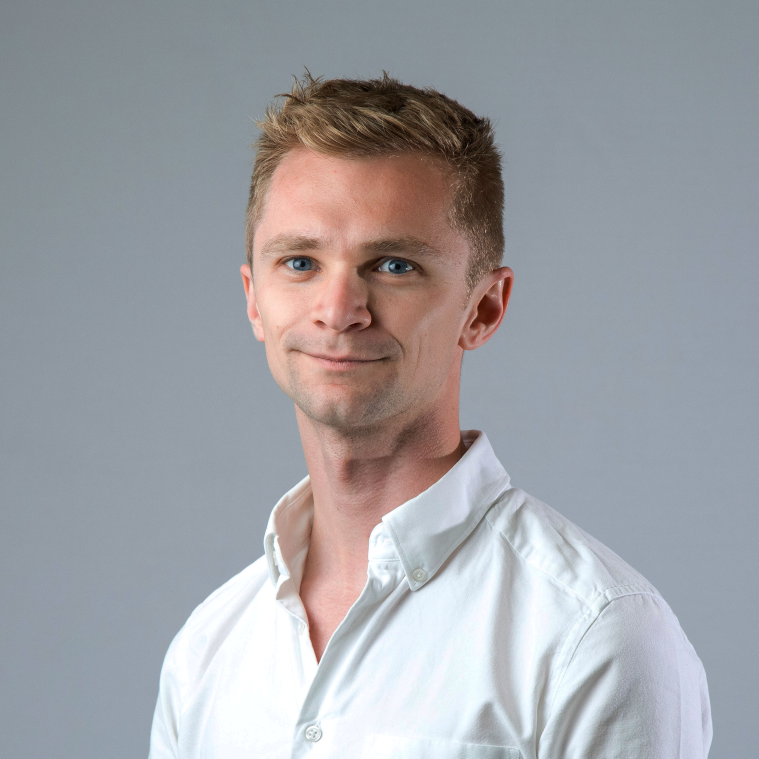
#> input picture assets/images/20190515-GRL_1212-high-res.JPG, 3033 x 3033 px, given in place of hero-bg.jpg, which was not available (shown at 1/4 size)
$ python make_gif.py
#> lines starting #> are read from the running program, lines starting #| are printed output that depends on the picture; after the words box and inside, x2 and y2 are one past the last pixel; in counts of white or black regions, pixels touching at a corner belong together; pictures that were not available may be replaced by others from this repository, and a replacement may not be noted
"""
Generate exposure-zap.gif from hero-bg.jpg.
Topographic contour lines pulse in a different colour each time.
Each full closed contour loop lights up simultaneously.
"""

import numpy as np
from PIL import Image
from scipy.ndimage import label, gaussian_filter, binary_dilation

SIZE     = 650
SRC_PATH = "/Users/arussell/Documents/personal/lab-website/assets/images/hero-bg.jpg"
OUT_PATH = "/Users/arussell/Documents/personal/lab-website/assets/images/exposure-zap.gif"

# ── 1. Load + resize ──────────────────────────────────────────────────────────
src   = Image.open(SRC_PATH)
#> src is the input picture: PIL image 3033x3033 RGB; mean R, G, B 160, 160.7, 165.2
small = src.resize((SIZE, SIZE), Image.LANCZOS)
arr   = np.array(small).astype(float)

# Slight darkening so the teal glow pops
base = np.clip(arr * 0.80, 0, 255).astype(np.uint8)
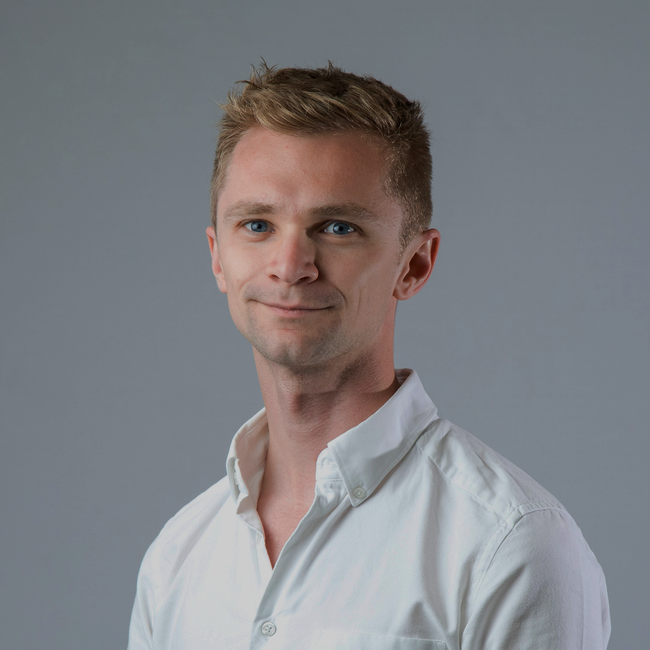
#> base: shape (650, 650, 3); mean R, G, B 127.6, 128.2, 131.8
base_img = Image.fromarray(base)

# ── 2. Detect contour lines via local contrast ────────────────────────────────
gray     = 0.299*arr[:,:,0] + 0.587*arr[:,:,1] + 0.114*arr[:,:,2]
blurred  = gaussian_filter(gray, sigma=5)
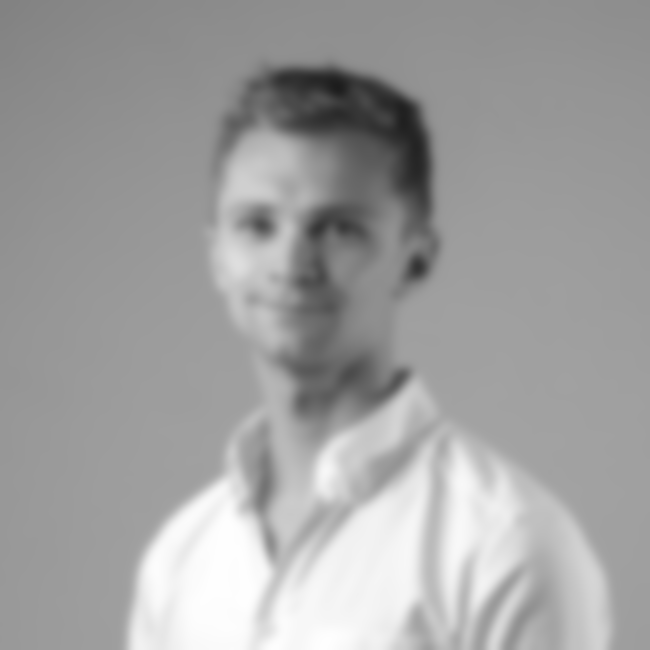
#> blurred: shape (650, 650) float64; min 28.91, max 254.9, mean 161
contrast = blurred - gray      # positive where pixel is darker than surroundings
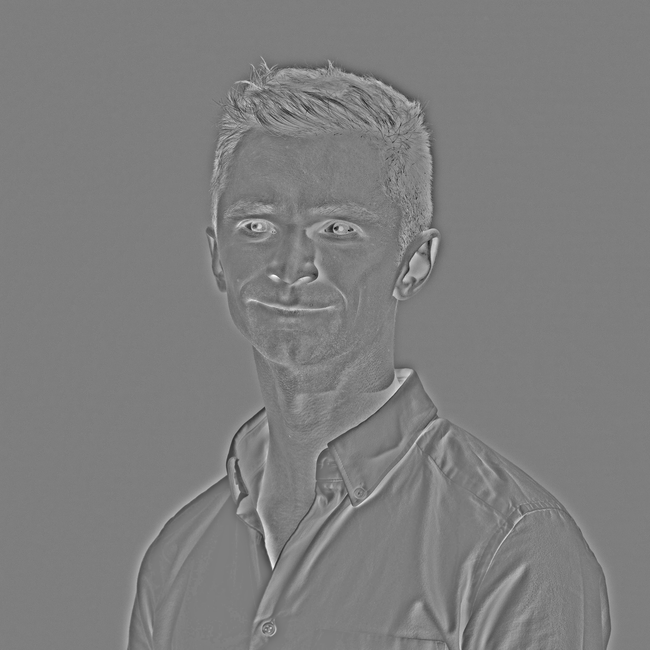
#> contrast: shape (650, 650) float64; min -112.4, max 114.3, mean 0; drawn with min black and max white

line_mask = contrast > 15      # threshold that gives exactly the 62 loops
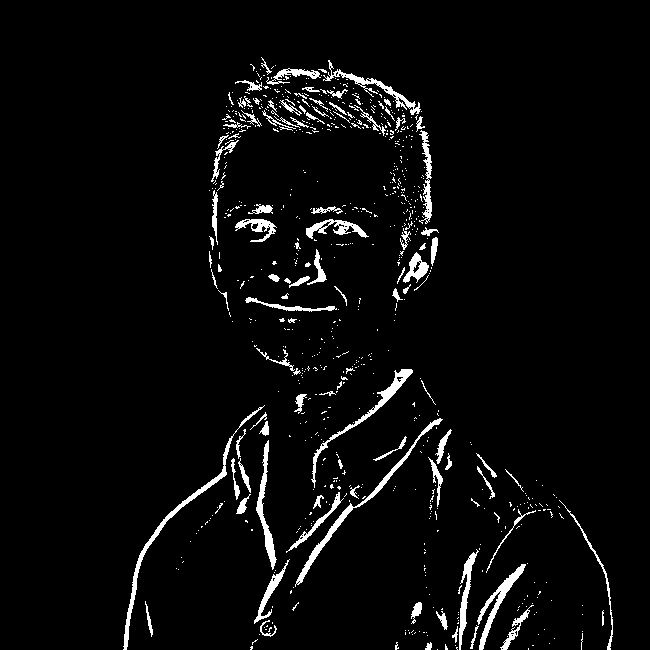
#> line_mask: shape (650, 650) bool; 4% white; 754 white regions (650 under 20 px), largest, box (x1, y1, x2, y2) and area: (123, 405, 265, 650) 1162, (295, 418, 443, 587) 1011, (311, 369, 413, 488) 814
labeled, _  = label(line_mask)
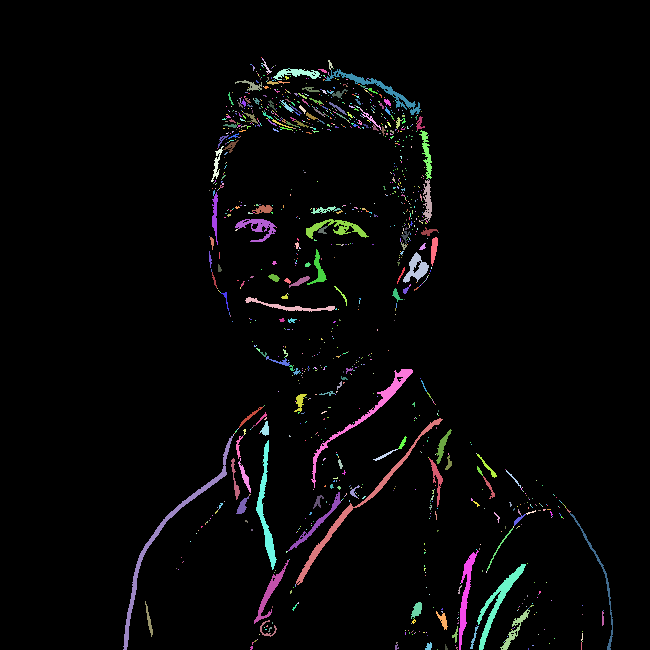
#> labeled: shape (650, 650) int32; 1289 distinct labels, from 0 to 1288; one colour per label, 0 black
sizes       = np.bincount(labeled.ravel())
#> sizes = 1289 values, max 405659 at index 0, min 1 at index 1, mean 327.8

# Top N contours by size, spread around the image for visual variety
# (pre-selected from analysis: 7 largest by pixel count)
N = 7
all_comps  = sorted(range(1, len(sizes)), key=lambda i: sizes[i], reverse=True)
#> all_comps = 1288 values, max 1288 at index 1287, min 1 at index 553, mean 644.5
top_idx    = all_comps[:N]
#> top_idx = [973, 946, 883, 1176, 979, 21, 1167]
contours   = [labeled == i for i in top_idx]
#> contours = 7 items
print("Contour sizes:", [int(sizes[i]) for i in top_idx])
#| Contour sizes: [1074, 1008, 812, 758, 686, 582, 549]

# ── 3. Build global palette (background + 7 per-colour ramps) ────────────────
GLOW_START   = 200
SHADES       = 8   # shades per colour
# Peak RGB for each of the 7 contours
PEAK_COLOURS = [
    (  0, 255, 240),   # 0 teal
    (255,  80,  70),   # 1 coral
    (255, 210,  30),   # 2 gold
    ( 50, 255, 140),   # 3 mint green
    (180,  90, 255),   # 4 violet
    (255, 150,  30),   # 5 orange
    (255,  60, 180),   # 6 hot pink
]

base_q  = base_img.quantize(colors=200, method=Image.Quantize.MEDIANCUT)
raw_pal = list(base_q.getpalette())
#> raw_pal = 600 values, max 204 at index 0, min 13 at index 599, mean 131.6
pal_data = raw_pal + [0] * (768 - len(raw_pal))   # pad to 256 entries
#> pal_data = 768 values, max 204 at index 0, min 0 at index 600, mean 102.8

# Fill slots 200-255: 7 colours × 8 shades = 56 entries
for ci, (pr, pg, pb) in enumerate(PEAK_COLOURS):
    for si in range(SHADES):
        t   = (si + 1) / SHADES          # 0.125 → 1.0
        idx = GLOW_START + ci * SHADES + si
        pal_data[idx * 3 + 0] = int(pr * t)
        pal_data[idx * 3 + 1] = int(pg * t)
        pal_data[idx * 3 + 2] = int(pb * t)
#> after the loop, pal_data = 768 values, max 255 at index 622, min 0 at index 600, mean 122

palette_img = Image.new("P", (1, 1))
palette_img.putpalette(pal_data)

def quantise(rgb_arr):
    return Image.fromarray(rgb_arr.astype(np.uint8)).quantize(
        palette=palette_img, dither=0
    )

# ── 4. Frame builder ──────────────────────────────────────────────────────────
def glow_color(colour_idx, intensity):
    shade = int(intensity * (SHADES - 1))          # 0 → SHADES-1
    idx   = GLOW_START + colour_idx * SHADES + shade
    return np.array(pal_data[idx*3 : idx*3+3], dtype=np.uint8)

def outer_glow_color(colour_idx, intensity):
    return glow_color(colour_idx, intensity * 0.35)

def make_frame(contour_mask=None, colour_idx=0, intensity=0.0):
    out = base.copy()
    if contour_mask is not None and intensity > 0.0:
        dilated = binary_dilation(contour_mask, iterations=2)
        outer   = dilated & ~contour_mask
        out[contour_mask] = glow_color(colour_idx, intensity)
        out[outer]        = outer_glow_color(colour_idx, intensity)
    return out

# ── 5. Build frame list ───────────────────────────────────────────────────────
FADE_IN  = 3
HOLD     = 2
FADE_OUT = 3
PAUSE    = 7    # dark frames between contours (last one held at 990 ms)
INTRO    = 3    # initial dark frames

frames    = []
durations = []
dark_arr  = make_frame()

def add(arr, ms=140):
    frames.append(quantise(arr))
    durations.append(ms)

for _ in range(INTRO):
    add(dark_arr)

for ci, contour_mask in enumerate(contours):
    for i in range(FADE_IN):
        t = (i + 1) / (FADE_IN + 1)
        add(make_frame(contour_mask, ci, t))

    for _ in range(HOLD):
        add(make_frame(contour_mask, ci, 1.0))

    for i in range(FADE_OUT):
        t = 1.0 - (i + 1) / (FADE_OUT + 1)
        add(make_frame(contour_mask, ci, t))

    for j in range(PAUSE):
        ms = 990 if j == PAUSE - 1 else 140
        add(dark_arr, ms)
#> this loop made 7 passes
#> pass 1, in make_frame (call 2), `outer   = dilated & ~contour_mask`:
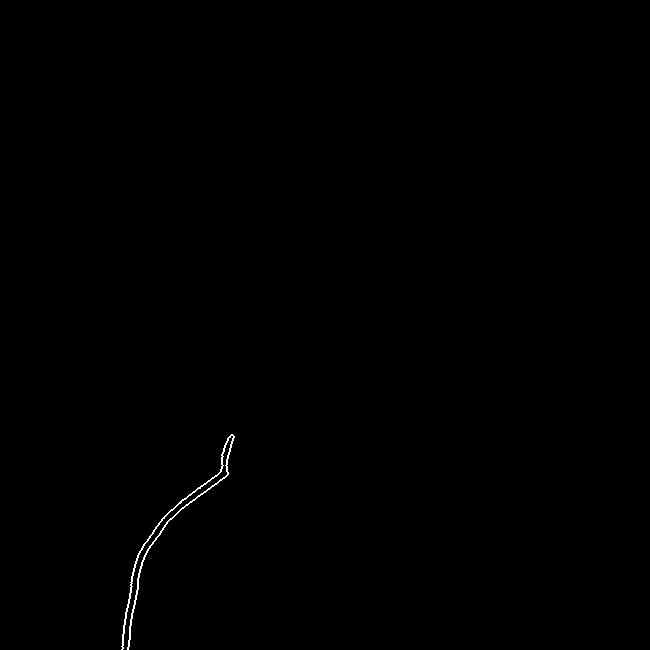
#> outer: shape (650, 650) bool; 0.22% white in thin lines or dots, all inside (x1, y1, x2, y2) = (121, 434, 235, 650)
#> pass 2, in make_frame (call 10), `outer   = dilated & ~contour_mask`:
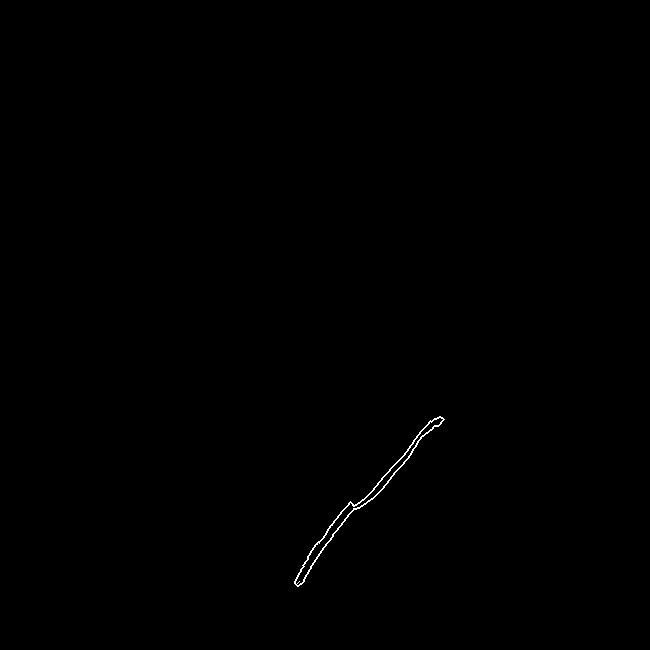
#> outer: shape (650, 650) bool; 0.18% white in thin lines or dots, all inside (x1, y1, x2, y2) = (294, 416, 445, 587)

for _ in range(3):
    add(dark_arr)

# ── 6. Save ───────────────────────────────────────────────────────────────────
print(f"Saving {len(frames)} frames …")
#| Saving 111 frames …
frames[0].save(
    OUT_PATH,
    save_all=True,
    append_images=frames[1:],
    loop=0,
    duration=durations,
    optimize=False,
)
print(f"Done → {OUT_PATH}")
